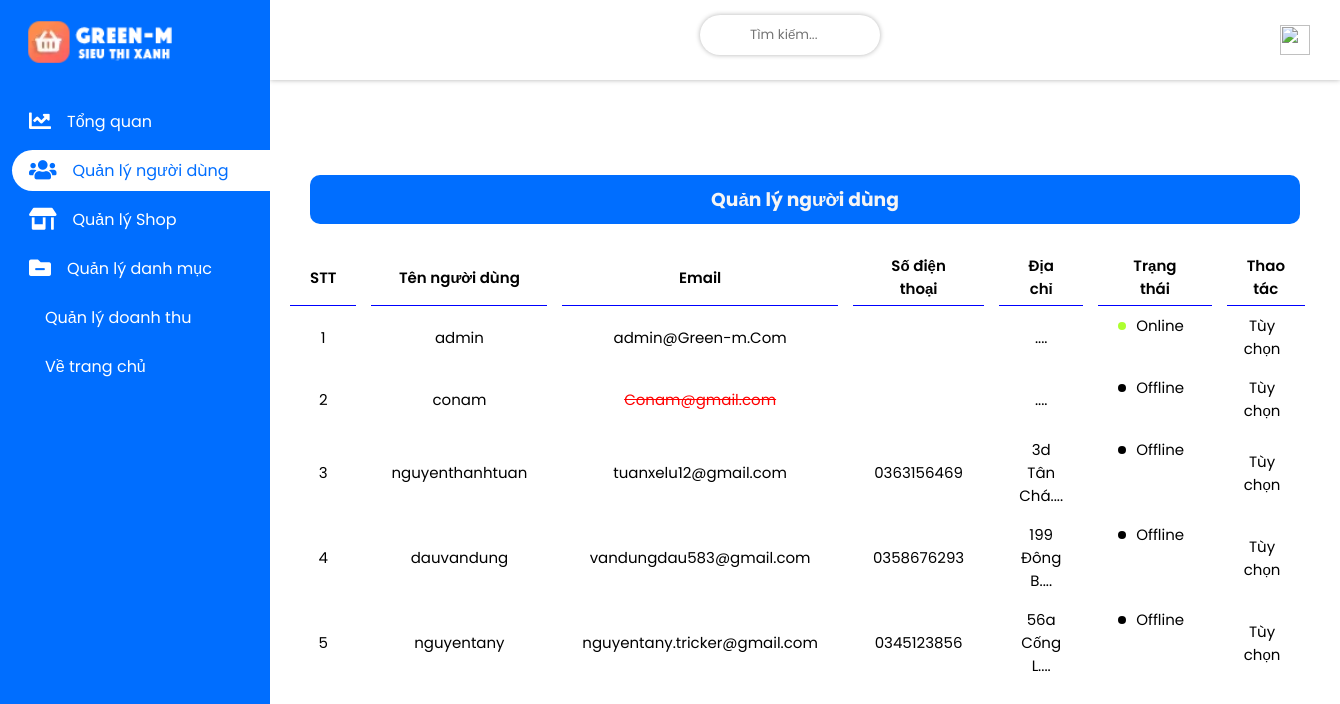
Page /admin/admin/index.php?act=user on the earlier database version.
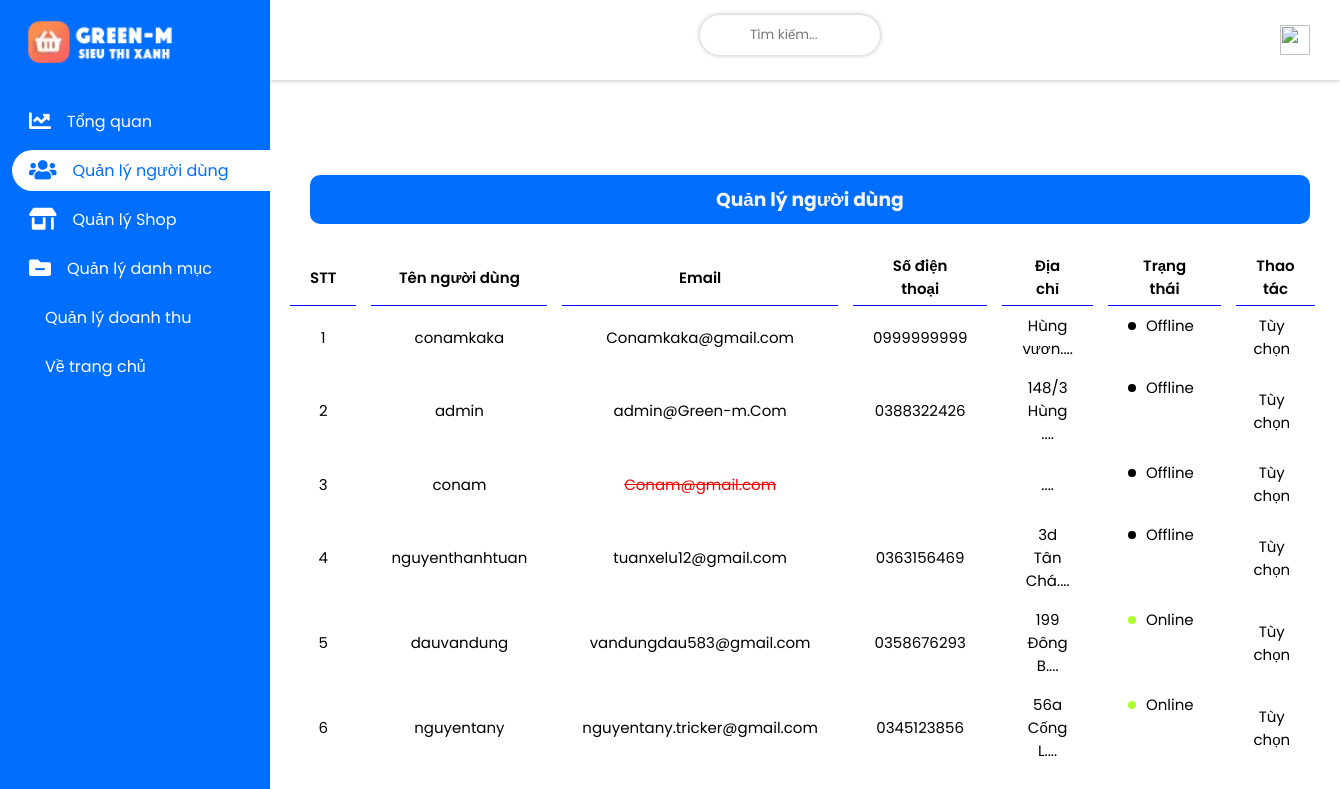
Same page on the later database version.
### tables this page shows
CREATE TABLE `account` (
  `account_id` int(123) NOT NULL,
  `account_name` longblob NOT NULL,
  `account_sex` varchar(3) NOT NULL,
  `account_address` varchar(80) NOT NULL,
  `account_number_pay` varchar(25) NOT NULL,
  `account_pay` varchar(15) NOT NULL,
  `account_avt` varchar(299) NOT NULL DEFAULT 'view/images/account/user.png',
  `account_username` varchar(30) NOT NULL,
  `account_email` varchar(40) NOT NULL,
  `account_verified_mail` varchar(15) NOT NULL DEFAULT 'Chưa xác thực',
  `account_phone` varchar(10) NOT NULL,
  `account_pass` varchar(100) NOT NULL,
  `account_position` varchar(20) NOT NULL DEFAULT 'Khách hàng',
  `account_notify` varchar(100) NOT NULL,
  `account_status` varchar(30) NOT NULL DEFAULT 'Offline',
  `time_reg` timestamp NOT NULL DEFAULT current_timestamp()
);

### admin/admin/model/connect.php (called while the page is built, shortened)
<?php
    class dao_con {
        public static function conn_db() {
            $sqlServer = "mysql:host=localhost; dbname=green_m8683";
            $username = "root";
            $password = "";
            try {
                $conn = new PDO($sqlServer, $username, $password);
                $conn->setAttribute(PDO::ATTR_ERRMODE, PDO::ERRMODE_EXCEPTION);
            } catch(PDOException $e) {
                echo 'Ket noi database that bai do ' . $e->getMessage();
            }
            return $conn;
        }
        public static function conn_show_all($sql) {
            $conn = self::conn_db();
            $sqlBindParam = array_slice(func_get_args(), 1);
            try {
                $stmt = $conn->prepare($sql);
                $stmt->execute($sqlBindParam);
                $ketqua = $stmt->fetchAll();
                return $ketqua;
            } catch (PDOException $e) {
                throw $e;
            } finally {
                unset($conn);
            }
        }
    }
?>

### admin/admin/model/account.php (called while the page is built, shortened)
<?php
    include_once "connect.php";
    class account_lass extends dao_con {
        public static function show_account() {
            $sql = "SELECT * FROM account ORDER BY account_id DESC";
            return self::conn_show_all($sql);
        }
    }
?>

### admin/admin/view/user.php (the view, shortened to what this page needs)
   <main>
      <div class="wrapper flex">
         <div class="projects-category">
            <div class="card-header flex flex-tinh">
               <h3>Quản lý người dùng</h3>
            </div>
            <table>
               <thead>
                  <th>
                     <tr>
                        <td>STT</td>
                        <td>Tên người dùng</td>
                        <td>Email</td>
                        <td>Số điện thoại</td>
                        <td>Địa chỉ</td>
                        <td>Trạng thái</td>
                        <td>Thao tác</td>
                     </tr>
                  </th>
               </thead>
               <tbody>
                  <?php
                     $i = 0;
                     foreach($show as $items) {
                        extract($items);
                        $address = substr($account_address, 0, 12) . '...';
                        $i++;
                        echo '
                        <tr>
                              <input type="hidden" value="'. $account_id .'" class="account-id">
                              <input type="hidden" value="'. $account_email .'" class="account-email">
                              <input type="hidden" value="'. $account_status .'" class="account-status">
                              <td>'. $i .'</td>
                              <td>'. $account_username .'</td>
                              <td id="verified-mail">'; echo ($account_verified_mail == "Đã xác thực") ? $account_email : '<del class="not_verified">' . $account_email . '</del>'; echo '</td>
                              <td>'. $account_phone .'</td>
                              <td class="address-user">'. $address .'.<input type="hidden" value="'. $account_address .'"></td>
                              <td class="status-box">
                              '; if($account_status == "Khóa") {
                                 echo '<span class="status pending"></span>Đã bị khóa';
                              }  else if($account_status == "Online") {
                                 echo '<span class="status online"></span>'. $account_status .'';
                              } else {
                                 echo '<span class="status offline"></span>'. $account_status .'';
                              } echo'
                              </td>
                              <td class="option-user">Tùy chọn</td>
                           </tr>
                        ';
                     }
                  ?>
               </tbody>
            </table>
         </div>
      </div>
   </main>
</div>

Differences in the rows shown:
added account: account_username "conamkaka", account_email "Conamkaka@gmail.com", account_phone "0999999999", account_address "Hùng vươn...", account_status "Offline"
changed account "admin": account_phone (not shown) → "0388322426"; account_address "..." → "148/3 Hùng ..."; account_status "Online" → "Offline"
changed account "dauvandung": account_status "Offline" → "Online"
changed account "nguyentany": account_status "Offline" → "Online"
